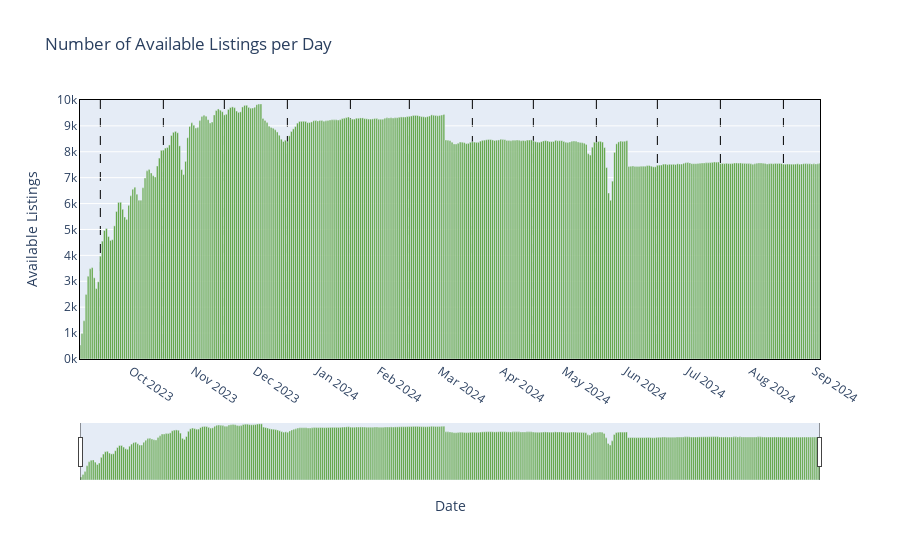

Here is the notebook cell this chart was saved with:
### Markdown cell above
Additionally, some observations are:
    
* Since we are dealing with `time series` data, a continuous line would seem appropriate, however our date timestamps are taken on a daily basis, not a continuous hourly or by-minute basis. Therefore we can use a `bar` plot, which may appear continuous from afar, but actually shows the data per distinct day timestamp.

* Adding a point on the exact timestamp allows us to check the aforementioned information (`day`, `available listings`) for every single day in our data. This is especially useful as it allows us to tell the days apart on the continuous line.

* The plot was carefully crafted to be as easy on the eye as possible while containing all the necessary information (i.e. minor ticks per thousand available, ticks per month)

### Code cell
x_axis_range = [
    availability_calendar_df.index.min(),
    availability_calendar_df.index.max(),
]
y_axis_range = [0, round(availability_calendar_df["available"].max(), -3)]

fig = px.bar(
    availability_calendar_df,
    x=availability_calendar_df.index,
    y="available",
    title="Number of Available Listings per Day",
    labels={"available": "Available Listings", "date": "Date"},
    color_discrete_sequence=["#4c9a2a"],
)

fig.update_xaxes(
    range=x_axis_range,
    rangeslider_visible=True,
    nticks=12,
    tickangle=35,
    ticklabelmode="period",
    ticklen=10,
    tickcolor="black",
    griddash="dash",
    gridcolor="black",
    mirror=True,
    linecolor="black",
)

fig.update_yaxes(
    range=y_axis_range,
    tickcolor="white",
    tick0=1,
    dtick=1000,
    mirror=True,
    linecolor="black",
    gridcolor="white",
)

fig.update_traces(hovertemplate="Date: %{x}" + "<br>Available Listings: %{y}")


fig.show()

### Figure 1 — Plotly figure (JSON) as saved in the notebook; plotly's stock layout.template omitted (floating-point values rounded to 4 significant figures; data arrays with more than 128 entries replaced by an {"elided": "..."} marker saying what was removed)
{"data": [{"alignmentgroup": "True", "hovertemplate": "Date: %{x}<br>Available Listings: %{y}", "legendgroup": "", "marker": {"color": "#4c9a2a", "pattern": {"shape": ""}}, "name": "", "offsetgroup": "", "orientation": "v", "showlegend": false, "textposition": "auto", "type": "bar", "x": {"elided": "365 str values"}, "xaxis": "x", "y": {"elided": "365 int values"}, "yaxis": "y"}], "layout": {"barmode": "relative", "legend": {"tracegroupgap": 0}, "title": {"text": "Number of Available Listings per Day"}, "xaxis": {"anchor": "y", "domain": [0, 1], "gridcolor": "black", "griddash": "dash", "linecolor": "black", "mirror": true, "nticks": 12, "range": ["2023-09-21T00:00:00", "2024-09-19T00:00:00"], "rangeslider": {"visible": true}, "tickangle": 35, "tickcolor": "black", "ticklabelmode": "period", "ticklen": 10, "title": {"text": "Date"}}, "yaxis": {"anchor": "x", "domain": [0, 1], "dtick": 1000, "gridcolor": "white", "linecolor": "black", "mirror": true, "range": [0, 10000], "tick0": 1, "tickcolor": "white", "title": {"text": "Available Listings"}}}}
